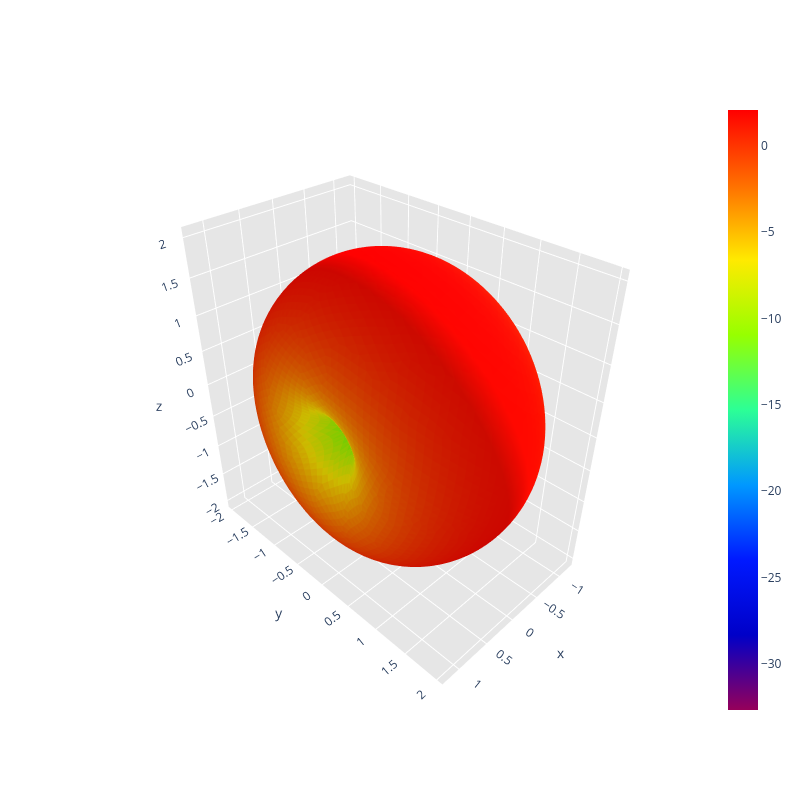
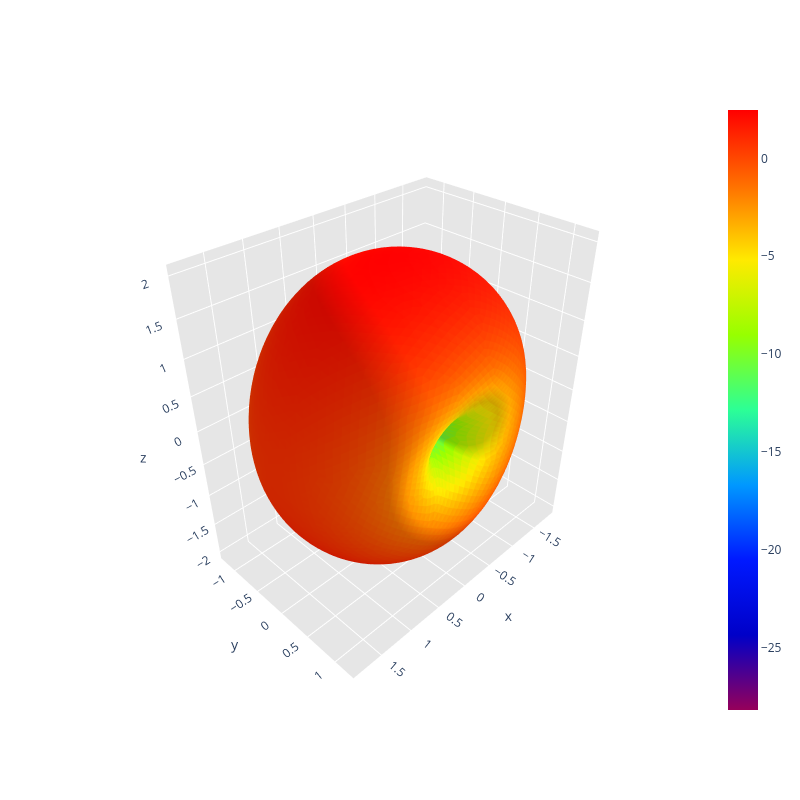
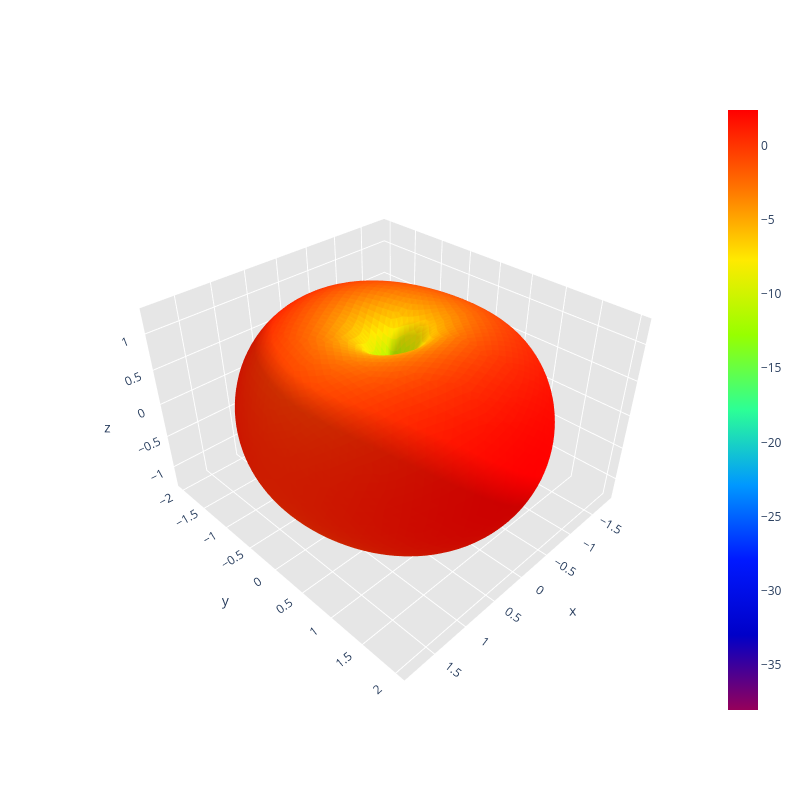
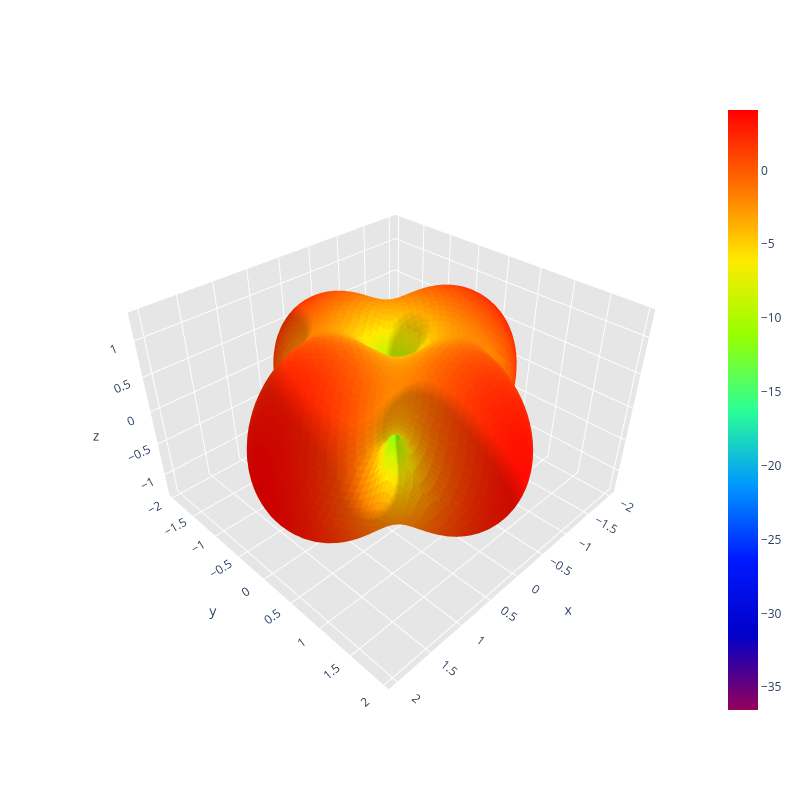

The code cell stored with these charts, in order, in its notebook:
### Code cell
# 5. Far-field pattern of the first 4 modes, at the same design frequency
_, triangles, edges, _vecteurs_rho = DataManager_rwg2.load_data(path.mat_mesh2)
freq_cma, _omega, _mu, _epsilon, light_speed_c, eta, _Z = DataManager_rwg3.load_data(path.mat_impedance)

for n in range(n_modes_cma):
    J_n = modal_data.eigenvectors[:, n]
    sphere_points, sphere_triangles, gain_db, directivity_max = compute_modal_farfield(
        triangles, edges, J_n, freq_cma, light_speed_c, eta)
    print(f"Mode {n + 1} (lambda = {modal_data.eigenvalues[n]:.4f}): "
          f"peak directivity = {10 * np.log10(directivity_max):.2f} dBi")
    fig = ModalVisualizer.plot_mode_farfield(sphere_points, sphere_triangles, gain_db,
                                              mode_index=n, eigenvalue=modal_data.eigenvalues[n])
    fig.show()

### Figure 1 — Plotly figure (JSON) as saved in the notebook; plotly's stock layout.template omitted (floating-point values rounded to 4 significant figures; data arrays with more than 128 entries replaced by an {"elided": "..."} marker saying what was removed)
{"data": [{"facecolor": {"elided": "10296 str values"}, "i": {"elided": "10296 int values"}, "j": {"elided": "10296 int values"}, "k": {"elided": "10296 int values"}, "name": "", "type": "mesh3d", "x": {"elided": "5150 float values"}, "y": {"elided": "5150 float values"}, "z": {"elided": "5150 float values"}}, {"hoverinfo": "none", "marker": {"color": [-32.65, 2.046], "colorscale": [[0, "rgb(150, 0, 90)"], [0.125, "rgb(0, 0, 200)"], [0.25, "rgb(0, 25, 255)"], [0.375, "rgb(0, 152, 255)"], [0.5, "rgb(44, 255, 150)"], [0.625, "rgb(151, 255, 0)"], [0.75, "rgb(255, 234, 0)"], [0.875, "rgb(255, 111, 0)"], [1, "rgb(255, 0, 0)"]], "showscale": true, "size": 0.1}, "mode": "markers", "showlegend": false, "type": "scatter3d", "x": [1.225e-16], "y": [-2.999e-32], "z": [2.0]}], "layout": {"height": 800, "scene": {"aspectratio": {"x": 0.6048, "y": 0.9813, "z": 1}, "xaxis": {"backgroundcolor": "rgb(230, 230, 230)", "gridcolor": "rgb(255, 255, 255)", "showbackground": true, "zerolinecolor": "rgb(255, 255, 255)"}, "yaxis": {"backgroundcolor": "rgb(230, 230, 230)", "gridcolor": "rgb(255, 255, 255)", "showbackground": true, "zerolinecolor": "rgb(255, 255, 255)"}, "zaxis": {"backgroundcolor": "rgb(230, 230, 230)", "gridcolor": "rgb(255, 255, 255)", "showbackground": true, "zerolinecolor": "rgb(255, 255, 255)"}}, "title": {"text": ""}, "width": 800}}

### Figure 2 — Plotly figure (JSON) as saved in the notebook; plotly's stock layout.template omitted (floating-point values rounded to 4 significant figures; data arrays with more than 128 entries replaced by an {"elided": "..."} marker saying what was removed)
{"data": [{"facecolor": {"elided": "10296 str values"}, "i": {"elided": "10296 int values"}, "j": {"elided": "10296 int values"}, "k": {"elided": "10296 int values"}, "name": "", "type": "mesh3d", "x": {"elided": "5150 float values"}, "y": {"elided": "5150 float values"}, "z": {"elided": "5150 float values"}}, {"hoverinfo": "none", "marker": {"color": [-28.19, 2.474], "colorscale": [[0, "rgb(150, 0, 90)"], [0.125, "rgb(0, 0, 200)"], [0.25, "rgb(0, 25, 255)"], [0.375, "rgb(0, 152, 255)"], [0.5, "rgb(44, 255, 150)"], [0.625, "rgb(151, 255, 0)"], [0.75, "rgb(255, 234, 0)"], [0.875, "rgb(255, 111, 0)"], [1, "rgb(255, 0, 0)"]], "showscale": true, "size": 0.1}, "mode": "markers", "showlegend": false, "type": "scatter3d", "x": [1.225e-16], "y": [-2.999e-32], "z": [2.0]}], "layout": {"height": 800, "scene": {"aspectratio": {"x": 0.9149, "y": 0.618, "z": 1}, "xaxis": {"backgroundcolor": "rgb(230, 230, 230)", "gridcolor": "rgb(255, 255, 255)", "showbackground": true, "zerolinecolor": "rgb(255, 255, 255)"}, "yaxis": {"backgroundcolor": "rgb(230, 230, 230)", "gridcolor": "rgb(255, 255, 255)", "showbackground": true, "zerolinecolor": "rgb(255, 255, 255)"}, "zaxis": {"backgroundcolor": "rgb(230, 230, 230)", "gridcolor": "rgb(255, 255, 255)", "showbackground": true, "zerolinecolor": "rgb(255, 255, 255)"}}, "title": {"text": ""}, "width": 800}}

### Figure 3 — Plotly figure (JSON) as saved in the notebook; plotly's stock layout.template omitted (floating-point values rounded to 4 significant figures; data arrays with more than 128 entries replaced by an {"elided": "..."} marker saying what was removed)
{"data": [{"facecolor": {"elided": "10296 str values"}, "i": {"elided": "10296 int values"}, "j": {"elided": "10296 int values"}, "k": {"elided": "10296 int values"}, "name": "", "type": "mesh3d", "x": {"elided": "5150 float values"}, "y": {"elided": "5150 float values"}, "z": {"elided": "5150 float values"}}, {"hoverinfo": "none", "marker": {"color": [-38.06, 2.423], "colorscale": [[0, "rgb(150, 0, 90)"], [0.125, "rgb(0, 0, 200)"], [0.25, "rgb(0, 25, 255)"], [0.375, "rgb(0, 152, 255)"], [0.5, "rgb(44, 255, 150)"], [0.625, "rgb(151, 255, 0)"], [0.75, "rgb(255, 234, 0)"], [0.875, "rgb(255, 111, 0)"], [1, "rgb(255, 0, 0)"]], "showscale": true, "size": 0.1}, "mode": "markers", "showlegend": false, "type": "scatter3d", "x": [6.123e-20], "y": [-1.5e-35], "z": [0.001]}], "layout": {"height": 800, "scene": {"aspectratio": {"x": 0.9192, "y": 1, "z": 0.6274}, "xaxis": {"backgroundcolor": "rgb(230, 230, 230)", "gridcolor": "rgb(255, 255, 255)", "showbackground": true, "zerolinecolor": "rgb(255, 255, 255)"}, "yaxis": {"backgroundcolor": "rgb(230, 230, 230)", "gridcolor": "rgb(255, 255, 255)", "showbackground": true, "zerolinecolor": "rgb(255, 255, 255)"}, "zaxis": {"backgroundcolor": "rgb(230, 230, 230)", "gridcolor": "rgb(255, 255, 255)", "showbackground": true, "zerolinecolor": "rgb(255, 255, 255)"}}, "title": {"text": ""}, "width": 800}}

### Figure 4 — Plotly figure (JSON) as saved in the notebook; plotly's stock layout.template omitted (floating-point values rounded to 4 significant figures; data arrays with more than 128 entries replaced by an {"elided": "..."} marker saying what was removed)
{"data": [{"facecolor": {"elided": "10296 str values"}, "i": {"elided": "10296 int values"}, "j": {"elided": "10296 int values"}, "k": {"elided": "10296 int values"}, "name": "", "type": "mesh3d", "x": {"elided": "5150 float values"}, "y": {"elided": "5150 float values"}, "z": {"elided": "5150 float values"}}, {"hoverinfo": "none", "marker": {"color": [-36.54, 4.091], "colorscale": [[0, "rgb(150, 0, 90)"], [0.125, "rgb(0, 0, 200)"], [0.25, "rgb(0, 25, 255)"], [0.375, "rgb(0, 152, 255)"], [0.5, "rgb(44, 255, 150)"], [0.625, "rgb(151, 255, 0)"], [0.75, "rgb(255, 234, 0)"], [0.875, "rgb(255, 111, 0)"], [1, "rgb(255, 0, 0)"]], "showscale": true, "size": 0.1}, "mode": "markers", "showlegend": false, "type": "scatter3d", "x": [6.123e-20], "y": [-1.5e-35], "z": [0.001]}], "layout": {"height": 800, "scene": {"aspectratio": {"x": 1, "y": 0.9738, "z": 0.6419}, "xaxis": {"backgroundcolor": "rgb(230, 230, 230)", "gridcolor": "rgb(255, 255, 255)", "showbackground": true, "zerolinecolor": "rgb(255, 255, 255)"}, "yaxis": {"backgroundcolor": "rgb(230, 230, 230)", "gridcolor": "rgb(255, 255, 255)", "showbackground": true, "zerolinecolor": "rgb(255, 255, 255)"}, "zaxis": {"backgroundcolor": "rgb(230, 230, 230)", "gridcolor": "rgb(255, 255, 255)", "showbackground": true, "zerolinecolor": "rgb(255, 255, 255)"}}, "title": {"text": ""}, "width": 800}}
